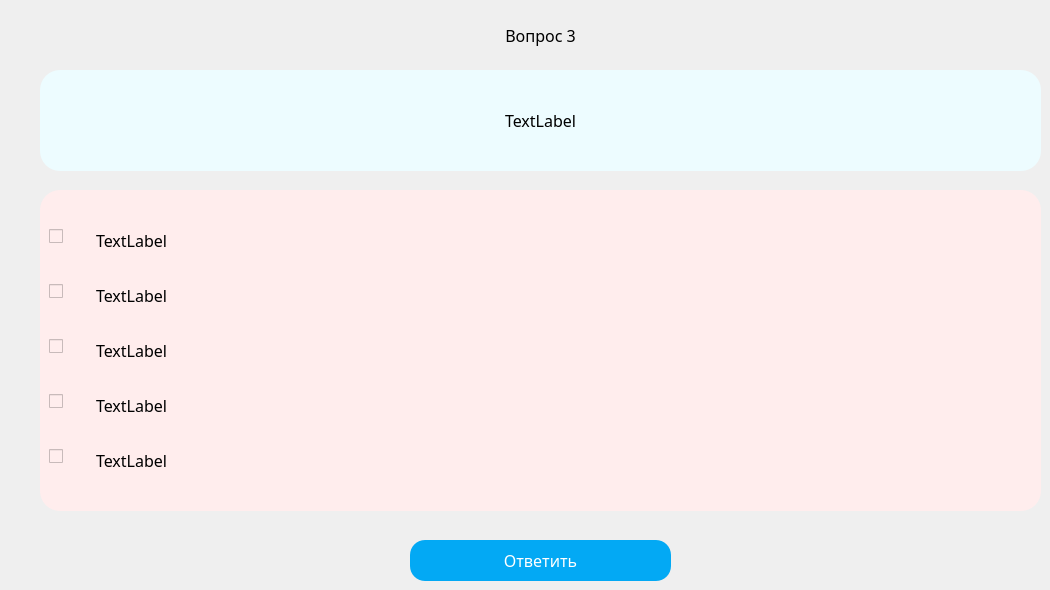
   <widget class="QWidget" name="multiple_1">
    <widget class="QFrame" name="verticalFrame">
     <property name="geometry">
      <rect>
       <x>40</x>
       <y>70</y>
       <width>1001</width>
       <height>101</height>
      </rect>
     </property>
     <property name="styleSheet">
      <string notr="true">background: #edfcff;
border-radius: 20px;
font-size: 12pt;
font-family: Century Gothic, sans-serif;</string>
     </property>
     <layout class="QVBoxLayout" name="verticalLayout_5">
      <item>
       <widget class="QLabel" name="label_18">
        <property name="enabled">
         <bool>true</bool>
        </property>
        <property name="font">
         <font>
          <family>Century Gothic,sans-serif</family>
          <pointsize>12</pointsize>
         </font>
        </property>
        <property name="styleSheet">
         <string notr="true">font-size: 12pt;
font-family: Century Gothic, sans-serif;</string>
        </property>
        <property name="text">
         <string>TextLabel</string>
        </property>
        <property name="alignment">
         <set>Qt::AlignCenter</set>
        </property>
        <property name="wordWrap">
         <bool>true</bool>
        </property>
       </widget>
      </item>
     </layout>
    </widget>
    <widget class="QLabel" name="label_19">
     <property name="geometry">
      <rect>
       <x>40</x>
       <y>20</y>
       <width>1001</width>
       <height>31</height>
      </rect>
     </property>
     <property name="font">
      <font>
       <family>Century Gothic,sans-serif</family>
       <pointsize>12</pointsize>
      </font>
     </property>
     <property name="styleSheet">
      <string notr="true">font-size: 12pt;
font-family: Century Gothic, sans-serif;</string>
     </property>
     <property name="text">
      <string>Вопрос 3</string>
     </property>
     <property name="alignment">
      <set>Qt::AlignCenter</set>
     </property>
    </widget>
    <widget class="QPushButton" name="pushButton_4">
     <property name="geometry">
      <rect>
       <x>410</x>
       <y>540</y>
       <width>261</width>
       <height>41</height>
      </rect>
     </property>
     <property name="styleSheet">
      <string notr="true">QPushButton
{
	background: #03a9f4;
	color: #fff;
	border-radius: 15px;
	font-size: 12pt;
	font-family: Century Gothic, sans-serif;
}

QPushButton:hover
{
    background-color:#64bee8;
}

QPushButton:pressed
{
    background-color:#03a9f4;
}</string>
     </property>
     <property name="text">
      <string>Ответить</string>
     </property>
    </widget>
    <widget class="QFrame" name="formFrame">
     <property name="geometry">
      <rect>
       <x>40</x>
       <y>190</y>
       <width>1001</width>
       <height>321</height>
      </rect>
     </property>
     <property name="styleSheet">
      <string notr="true">background: #ffeded;
border-radius: 20px;
font-size: 12pt;
font-family: Century Gothic, sans-serif;</string>
     </property>
     <layout class="QFormLayout" name="formLayout_4">
      <property name="fieldGrowthPolicy">
       <enum>QFormLayout::AllNonFixedFieldsGrow</enum>
      </property>
      <property name="formAlignment">
       <set>Qt::AlignLeading|Qt::AlignLeft|Qt::AlignVCenter</set>
      </property>
      <property name="horizontalSpacing">
       <number>7</number>
      </property>
      <item row="0" column="0">
       <widget class="QCheckBox" name="checkBox">
        <property name="text">
         <string/>
        </property>
       </widget>
      </item>
      <item row="0" column="1">
       <widget class="QLabel" name="label_20">
        <property name="font">
         <font>
          <family>Century Gothic,sans-serif</family>
          <pointsize>12</pointsize>
         </font>
        </property>
        <property name="text">
         <string>TextLabel</string>
        </property>
        <property name="wordWrap">
         <bool>true</bool>
        </property>
       </widget>
      </item>
      <item row="1" column="0">
       <spacer name="horizontalSpacer_7">
        <property name="orientation">
         <enum>Qt::Horizontal</enum>
        </property>
        <property name="sizeHint" stdset="0">
         <size>
          <width>40</width>
          <height>20</height>
         </size>
        </property>
       </spacer>
      </item>
      <item row="2" column="0">
       <widget class="QCheckBox" name="checkBox_2">
        <property name="text">
         <string/>
        </property>
       </widget>
      </item>
      <item row="2" column="1">
       <widget class="QLabel" name="label_21">
        <property name="font">
         <font>
          <family>Century Gothic,sans-serif</family>
          <pointsize>12</pointsize>
         </font>
        </property>
        <property name="text">
         <string>TextLabel</string>
        </property>
        <property name="wordWrap">
         <bool>true</bool>
        </property>
       </widget>
      </item>
      <item row="3" column="0">
       <spacer name="horizontalSpacer_8">
        <property name="orientation">
         <enum>Qt::Horizontal</enum>
        </property>
        <property name="sizeHint" stdset="0">
         <size>
          <width>40</width>
          <height>20</height>
         </size>
        </property>
       </spacer>
      </item>
      <item row="4" column="0">
       <widget class="QCheckBox" name="checkBox_3">
        <property name="text">
         <string/>
        </property>
       </widget>
      </item>
      <item row="4" column="1">
       <widget class="QLabel" name="label_22">
        <property name="font">
         <font>
          <family>Century Gothic,sans-serif</family>
          <pointsize>12</pointsize>
         </font>
        </property>
        <property name="text">
         <string>TextLabel</string>
        </property>
        <property name="wordWrap">
         <bool>true</bool>
        </property>
       </widget>
      </item>
      <item row="5" column="0">
       <spacer name="horizontalSpacer_9">
        <property name="orientation">
         <enum>Qt::Horizontal</enum>
        </property>
        <property name="sizeHint" stdset="0">
         <size>
          <width>40</width>
          <height>20</height>
         </size>
        </property>
       </spacer>
      </item>
      <item row="6" column="0">
       <widget class="QCheckBox" name="checkBox_4">
        <property name="text">
         <string/>
        </property>
       </widget>
      </item>
      <item row="6" column="1">
       <widget class="QLabel" name="label_23">
        <property name="font">
         <font>
          <family>Century Gothic,sans-serif</family>
          <pointsize>12</pointsize>
         </font>
        </property>
        <property name="text">
         <string>TextLabel</string>
        </property>
        <property name="wordWrap">
         <bool>true</bool>
        </property>
       </widget>
      </item>
      <item row="7" column="0">
       <spacer name="horizontalSpacer_10">
        <property name="orientation">
         <enum>Qt::Horizontal</enum>
        </property>
        <property name="sizeHint" stdset="0">
         <size>
          <width>40</width>
          <height>20</height>
         </size>
        </property>
       </spacer>
      </item>
      <item row="8" column="0">
       <widget class="QCheckBox" name="checkBox_5">
        <property name="text">
         <string/>
        </property>
       </widget>
      </item>
      <item row="8" column="1">
       <widget class="QLabel" name="label_24">
        <property name="font">
         <font>
          <family>Century Gothic,sans-serif</family>
          <pointsize>12</pointsize>
         </font>
        </property>
        <property name="text">
         <string>TextLabel</string>
        </property>
        <property name="wordWrap">
         <bool>true</bool>
        </property>
       </widget>
      </item>
     </layout>
    </widget>
   </widget>
